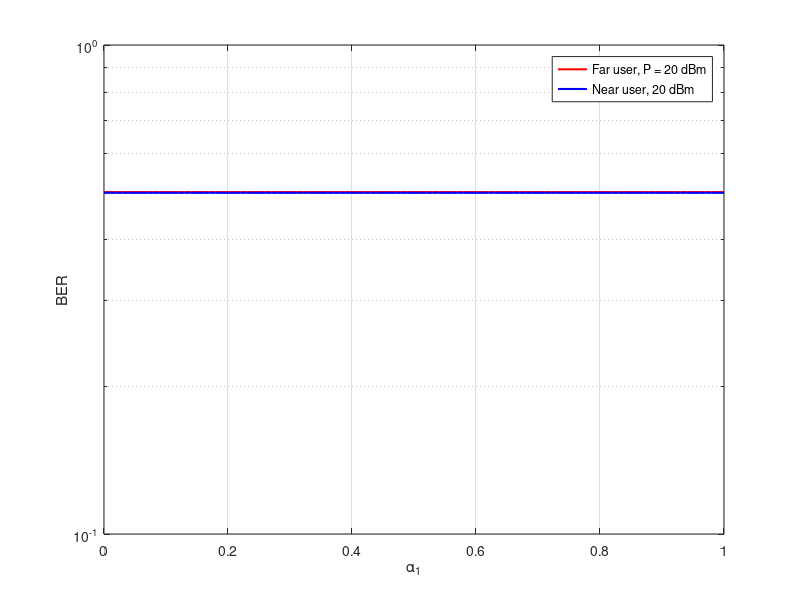
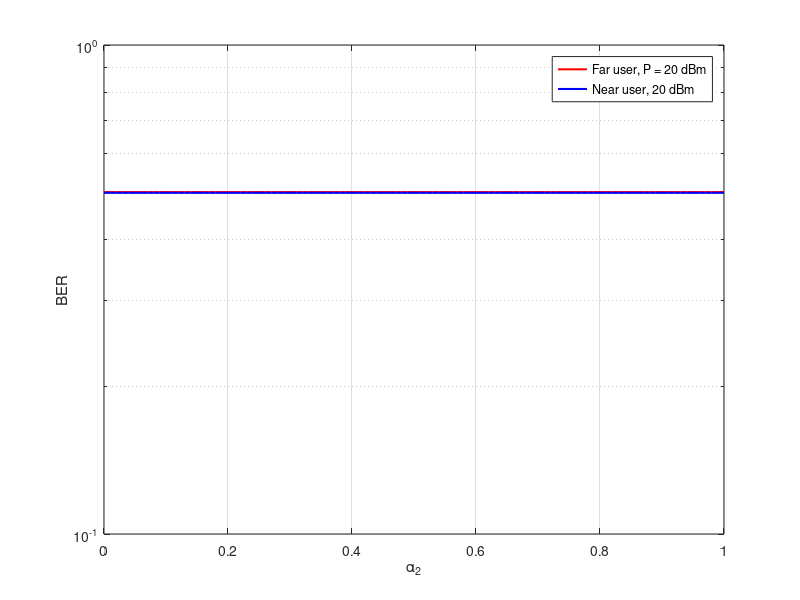

Write MATLAB code to recreate these figures, in order.
% Initialization
clc; clear all; 

% Define the value of the transmitted power in dBm
Pt_dBm = 40; 

% The corresponding value of the tranmitted power in linear scale
pt = 1e-3 * db2pow(Pt_dBm);

% Define the number of channel realization
N = 1e5;

% Define the distances between users and base station
d1 = 1000; d2 = 500;

% Define the pass loss exponent
eta = 4;

% Generate the Rayleigh fading coefficients for each user with the loss
% exponent
h1 = sqrt(d1^-eta)*(randn(1,N)+j*randn(1,N))/sqrt(2);
h2 = sqrt(d2^-eta)*(randn(1,N)+j*randn(1,N))/sqrt(2);

% Estimate the channel gain for each user
g1 = (abs(h1)).^2;
g2 = (abs(h2)).^2;

% Define the bandwidth
BW = 1e6;

% Estimate the noise power in watt
no = 1.38064852e-23 * 300 * BW;

% Generate the npoise samples for both users
w1 = sqrt(no)*(randn(1,N)+j*randn(1,N))/sqrt(2);
w2 = sqrt(no)*(randn(1,N)+j*randn(1,N))/sqrt(2);

% Generate a uniform distributed data vector of length N
data1 = randi([0 1], 1 , N);
data2 = randi([0 1], 1 , N);

% Mapped to NRZ (1's and -1's)
x1 = 2*data1-1;
x2 = 2*data2-1;

% Define the power allocation coefficient
a1 = 0 : 0.01 : 1; a2 = 1-a1;

for u=1:length(a1)
% assisgned the power allocation to each user and built the NOMA signal
x = sqrt(pt)*(sqrt(a1(u))*x1 + sqrt(a2(u))*x2);% NOMA signal

% The the AWGN vector and the Rayleigh channel effect
y1 = h1.*x+w1;
y2 = h2.*x+w2;

% Equalization procedure at each user
x1_eq = y1./h1;
x2_eq = y2./h2;

% Direct decoding to recover x1 signal
x1_est = zeros(1, N);
x1_est(x1_eq>0) = 1; % if x1_eq is greater than 0, then set x1_est = 1

% Estimate the BER performance for the first user
BER1(u) = biterr(data1 , x1_est)/N;

% Dorect decoding of x1 at the second user
x12_est = zeros(1, N);
x12_est(x2_eq>0) = 1; % if x1_eq is greater than 0, then set x12_est = 1
x12_est = 2*x12_est - 1;


% x12_est = ones(1, N);
% x12_est(x2_eq<0) = -1; 

y2_est = x2_eq - sqrt(a1(u)) * sqrt(pt) * x12_est;
x2_est = zeros(1, N);
x2_est(y2_est>0) = 1; 

% Estimate the BER performance for the second user
BER2(u) = biterr(data2 , x2_est)/N;
end

figure
semilogy(a1 , BER1,'-r','linewidth',1.5); hold on
semilogy(a1 , BER2,'-b','linewidth',1.5); hold on
xlabel('\alpha_1')
ylabel('BER')
legend('Far user, P = 20 dBm','Near user, 20 dBm')
grid


figure
semilogy(a2 , BER1,'-r','linewidth',1.5); hold on
semilogy(a2 , BER2,'-b','linewidth',1.5); hold on
xlabel('\alpha_2')
ylabel('BER')
legend('Far user, P = 20 dBm','Near user, 20 dBm')
grid











